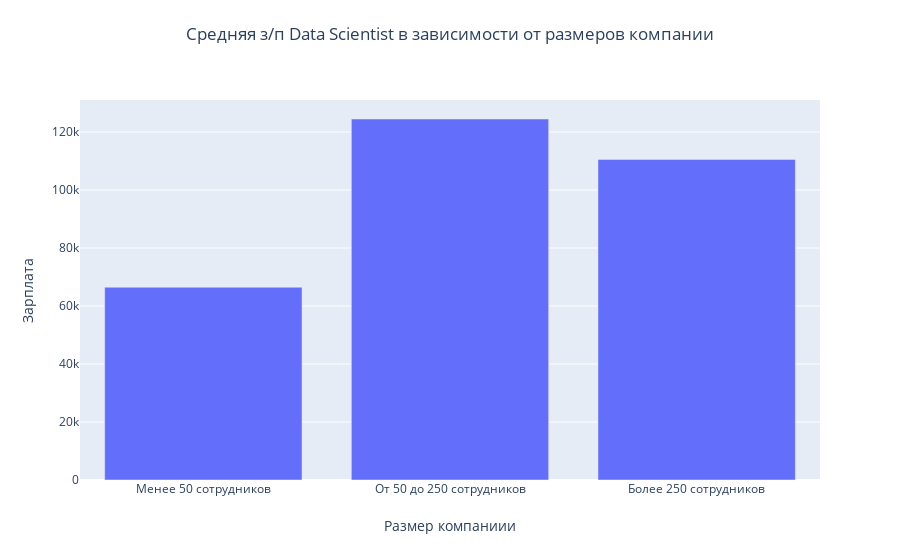

The code cell stored with this chart in its notebook:
### Markdown cell above
Глядя на эти графики, видим, что в основном анкеты Data Scientists и Data Engineers из средних по величине компаний, в меньшей степени в больших и намного меньше в маленьких компаниях.

### Code cell
# Построим столбчатую диаграмму распределения зарплат у специалистов Data Science
bar_data_scientist = data_scientists[data_scientists['salary']<300000].groupby('company_size', as_index=False).mean()

fig = px.bar(
    data_frame=bar_data_scientist, # data_frame - DataFrame, содержащий данные
    x='company_size', # x - столбец, по которому строится столбчатая диаграмма (размер компании)
    y='salary', # y - столбец, по которому строится столбчатая диаграмма (зарплаты)
    title='Средняя з/п Data Scientist в зависимости от размеров компании' # title - заголовок столбчатой диаграммы
)

# Настройка подписей для осей x и y
fig.update_layout(
    xaxis_title='Размер компаниии', 
    xaxis_title_standoff=25,  # Расстояние между названием оси x и графиком    
    yaxis_title = 'Зарплата',
    title_x=0.5,  # Положение названия графика по горизонтали (центр)
    title_y=0.95  # Положение названия графика по вертикали (сверху)
)

# Расшифровка значений на оси x
category_orders = ['S', 'M', 'L']
ticktext = ['Менее 50 сотрудников', 'От 50 до 250 сотрудников', 'Более 250 сотрудников']
tickvals = category_orders

fig.update_xaxes(
    categoryorder='array',  # Установка порядка категорий на оси x
    categoryarray=category_orders,  # Порядок категорий
    ticktext=ticktext,  # Текстовое описание для каждой категории
    tickvals=tickvals  # Позиция каждой категории на оси x
)

# Отображение графика
pyo.iplot(fig)

### Figure 1 — Plotly figure (JSON) as saved in the notebook; plotly's stock layout.template omitted (floating-point values rounded to 4 significant figures)
{"data": [{"alignmentgroup": "True", "hovertemplate": "company_size=%{x}<br>salary=%{y}<extra></extra>", "legendgroup": "", "marker": {"color": "#636efa", "pattern": {"shape": ""}}, "name": "", "offsetgroup": "", "orientation": "v", "showlegend": false, "textposition": "auto", "type": "bar", "x": ["L", "M", "S"], "xaxis": "x", "y": [110600.0, 124500.0, 66480.0], "yaxis": "y"}], "layout": {"barmode": "relative", "legend": {"tracegroupgap": 0}, "title": {"text": "Средняя з/п Data Scientist в зависимости от размеров компании", "x": 0.5, "y": 0.95}, "xaxis": {"anchor": "y", "categoryarray": ["S", "M", "L"], "categoryorder": "array", "domain": [0, 1], "ticktext": ["Менее 50 сотрудников", "От 50 до 250 сотрудников", "Более 250 сотрудников"], "tickvals": ["S", "M", "L"], "title": {"standoff": 25, "text": "Размер компаниии"}}, "yaxis": {"anchor": "x", "domain": [0, 1], "title": {"text": "Зарплата"}}}}
